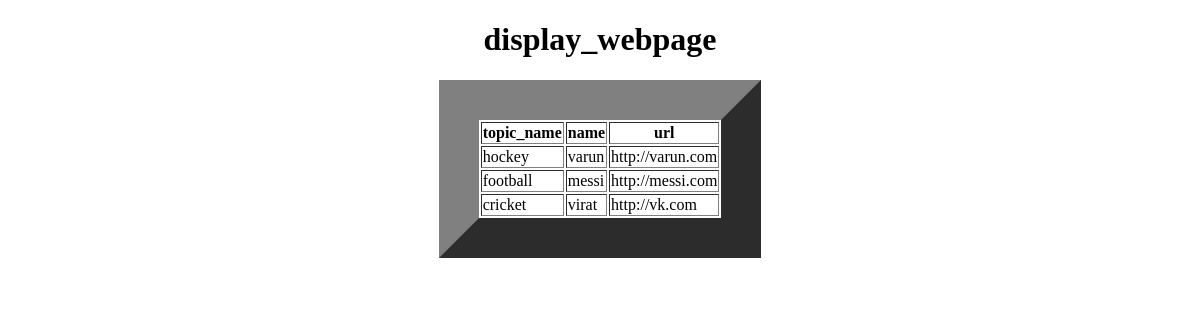
Page /display_webpage/ on the earlier database version.
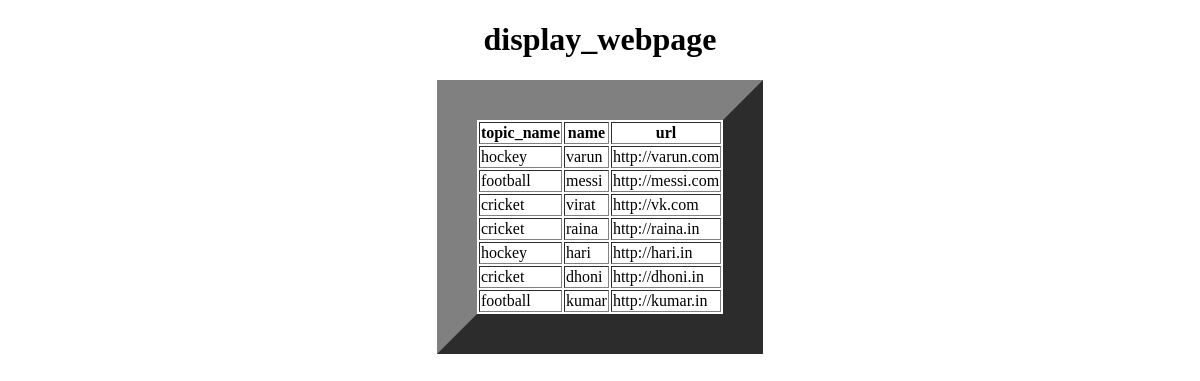
Same page on the later database version.
### app/models.py (models this page shows, shortened)
class webpage(models.Model):
    topic_name=models.ForeignKey(topic,on_delete=models.CASCADE)
    name=models.CharField(max_length=100)
    url=models.URLField()

class topic(models.Model):
    topic_name=models.CharField(max_length=100,primary_key=True)
    def __str__(self) -> str:
        return self.topic_name

### app/views.py (the view)
# urls.py: path('display_webpage/',display_webpage,name='display_webpage'),
def display_webpage(request):
    QSWO = webpage.objects.filter(pk=3)
    QSWO = webpage.objects.filter(topic_name='cricket')
    QSWO = webpage.objects.all()
    QSWO = webpage.objects.filter(name__startswith='v')
    QSWO = webpage.objects.filter(url__endswith='in')
    QSWO = webpage.objects.filter(url__contains='k')
    QSWO=webpage.objects.all()
    QSWO=webpage.objects.filter(Q(name__startswith='r') & Q(url__endswith='in'))
    QSWO=webpage.objects.all()
    QSWO=webpage.objects.filter(Q(name__startswith='r') | Q(url__endswith='in'))
    QSWO = webpage.objects.all()
    d={'QSWO':QSWO}
    return render(request,'display_webpage.html',d)

### templates/display_webpage.html (shortened to what this page needs)
<!DOCTYPE html>
<html lang="en">
<head>
</head>
<body>
    <center>
        <h1>display_webpage</h1>
        <table border="40px",width="150px">
            <tr>
                <th>topic_name</th>
                <th>name</th>
                <th>url</th>
            </tr>
                {% for wo in QSWO %}
            <tr>
                <td>{{wo.topic_name}}</td>
                <td>{{wo.name}}</td>
                <td>{{wo.url}}</td>
            </tr>
               {% endfor %}
        </table>
    </center>
</body>
</html>

Differences in the rows shown:
added webpage: topic_name "cricket", name "raina", url "http://raina.in"
added webpage: topic_name "hockey", name "hari", url "http://hari.in"
added webpage: topic_name "cricket", name "dhoni", url "http://dhoni.in"
added webpage: topic_name "football", name "kumar", url "http://kumar.in"
